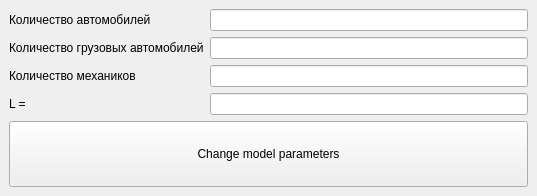
<?xml version="1.0" encoding="UTF-8"?>
<ui version="4.0">
 <class>ModelParametersWindow</class>
 <widget class="QMainWindow" name="ModelParametersWindow">
  <property name="geometry">
   <rect>
    <x>0</x>
    <y>0</y>
    <width>537</width>
    <height>196</height>
   </rect>
  </property>
  <property name="sizePolicy">
   <sizepolicy hsizetype="Minimum" vsizetype="Minimum">
    <horstretch>0</horstretch>
    <verstretch>0</verstretch>
   </sizepolicy>
  </property>
  <property name="minimumSize">
   <size>
    <width>537</width>
    <height>196</height>
   </size>
  </property>
  <property name="maximumSize">
   <size>
    <width>537</width>
    <height>196</height>
   </size>
  </property>
  <property name="windowTitle">
   <string>Model Parameters</string>
  </property>
  <widget class="QWidget" name="centralwidget">
   <property name="sizePolicy">
    <sizepolicy hsizetype="Expanding" vsizetype="Expanding">
     <horstretch>0</horstretch>
     <verstretch>0</verstretch>
    </sizepolicy>
   </property>
   <layout class="QGridLayout" name="gridLayout_2">
    <item row="0" column="0">
     <layout class="QGridLayout" name="gridLayout">
      <item row="0" column="0">
       <widget class="QLabel" name="label">
        <property name="text">
         <string>Количество автомобилей</string>
        </property>
       </widget>
      </item>
      <item row="0" column="1">
       <widget class="QLineEdit" name="carsLineEdit"/>
      </item>
      <item row="1" column="0">
       <widget class="QLabel" name="label_2">
        <property name="text">
         <string>Количество грузовых автомобилей</string>
        </property>
       </widget>
      </item>
      <item row="1" column="1">
       <widget class="QLineEdit" name="cargoCarsLineEdit"/>
      </item>
      <item row="2" column="0">
       <widget class="QLabel" name="label_4">
        <property name="text">
         <string>Количество механиков</string>
        </property>
       </widget>
      </item>
      <item row="2" column="1">
       <widget class="QLineEdit" name="mechanicsLineEdit"/>
      </item>
      <item row="3" column="0">
       <widget class="QLabel" name="label_5">
        <property name="text">
         <string>L = </string>
        </property>
       </widget>
      </item>
      <item row="3" column="1">
       <widget class="QLineEdit" name="lCoeffLineEdit"/>
      </item>
     </layout>
    </item>
    <item row="1" column="0">
     <widget class="QPushButton" name="setParametersButton">
      <property name="sizePolicy">
       <sizepolicy hsizetype="Minimum" vsizetype="MinimumExpanding">
        <horstretch>0</horstretch>
        <verstretch>0</verstretch>
       </sizepolicy>
      </property>
      <property name="text">
       <string>Change model parameters</string>
      </property>
     </widget>
    </item>
   </layout>
  </widget>
 </widget>
 <tabstops>
  <tabstop>carsLineEdit</tabstop>
  <tabstop>cargoCarsLineEdit</tabstop>
  <tabstop>mechanicsLineEdit</tabstop>
  <tabstop>lCoeffLineEdit</tabstop>
  <tabstop>setParametersButton</tabstop>
 </tabstops>
 <resources/>
 <connections/>
</ui>
